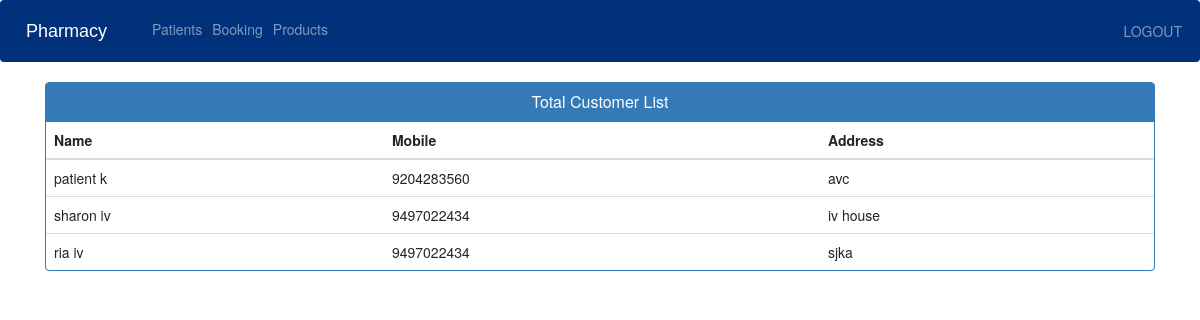
The app's page /pharmacyview-customer with its own data.
### hospital/models.py (models this page shows, shortened)
class Patient(models.Model):
    user=models.OneToOneField(User,on_delete=models.CASCADE)
    profile_pic= models.ImageField(upload_to='profile_pic/PatientProfilePic/',null=True,blank=True)
    address = models.CharField(max_length=40)
    mobile = models.CharField(max_length=20,null=False)
    symptoms = models.CharField(max_length=100,null=False)
    assignedDoctorId = models.PositiveIntegerField(null=True)
    admitDate=models.DateField(auto_now=True)
    status=models.BooleanField(default=False)
    @property
    def get_name(self):
        return self.user.first_name+" "+self.user.last_name

### hospital/views.py (the view)
# urls.py: path('pharmacyview-customer', views.pharmacyview_customer_view,name='pharmacyview-customer'),
def pharmacyview_customer_view(request):
    customers=models.Patient.objects.all()
    return render(request,'hospital/pharmacyview_customer.html',{'customers':customers})

### templates/hospital/pharmacyview_customer.html (shortened to what this page needs)
{% extends 'hospital/pharmacy_base.html' %}
{% load static %}
{% block content %}
<head>
  <link href="//netdna.bootstrapcdn.com/bootstrap/3.0.0/css/bootstrap.min.css" rel="stylesheet" id="bootstrap-css">
</head>
<div class="container">
  <div class="panel panel-primary">
    <div class="panel-heading">
      <h6 class="panel-title">Total Customer List</h6>
    </div>
    <table class="table table-hover" id="dev-table">
      <thead>
        <tr>
          <th>Name</th>
          <th>Mobile</th>
          <th>Address</th>
        </tr>
      </thead>
      {% for c in customers %}
      <tr>
        <td> {{c.get_name}}</td>
        <td>{{c.mobile}}</td>
        <td>{{c.address}}</td>
      </tr>
      {% endfor %}
    </table>
  </div>
</div>
{% endblock content %}

### templates/hospital/pharmacyview_customer.html (style rules this page uses)
h6 { text-align: center; }

### records on screen
Patient: get_name "patient k", mobile "9204283560", address "avc"
Patient: get_name "sharon iv", mobile "9497022434", address "iv house"
Patient: get_name "ria iv", mobile "9497022434", address "sjka"
